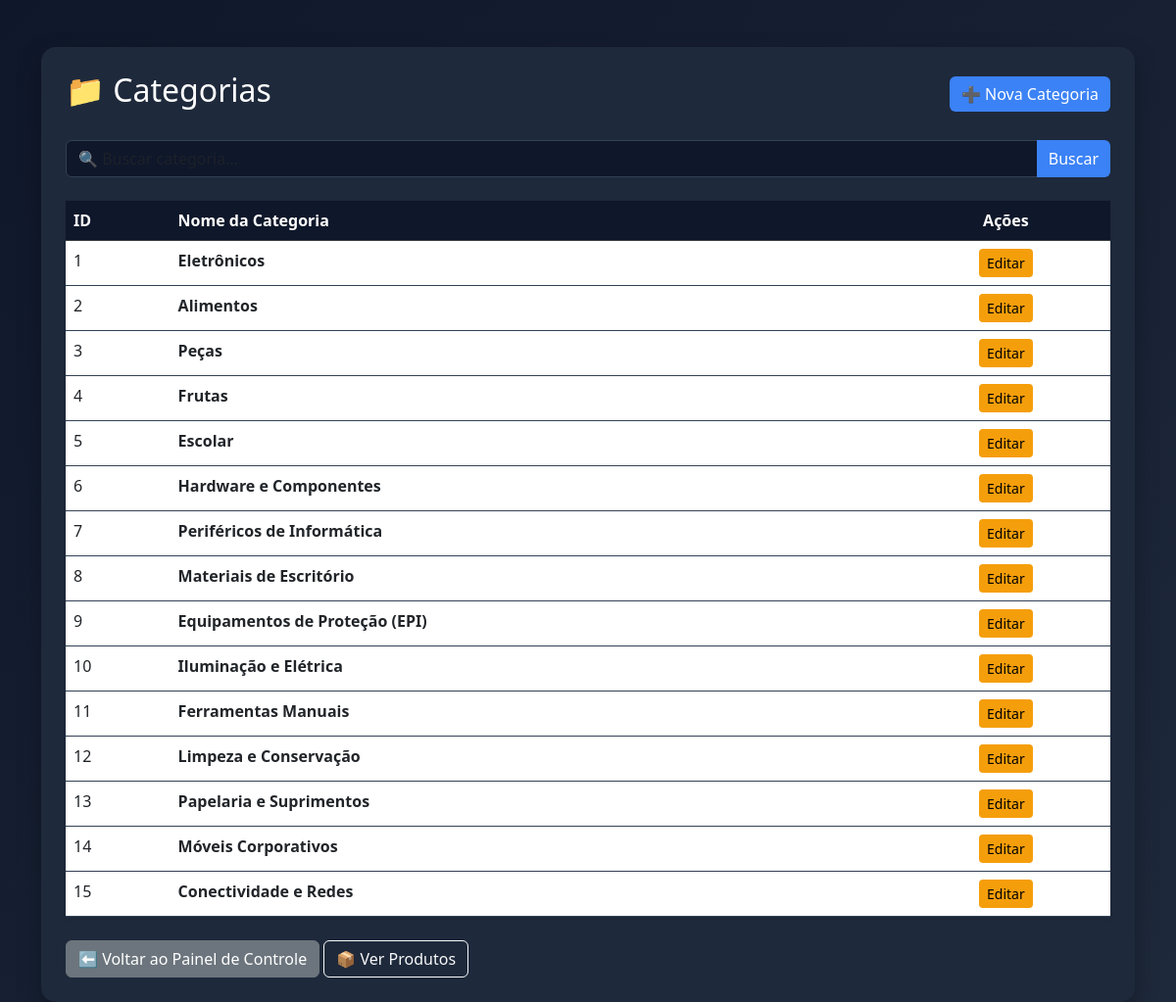
Screenshot of /public/categoria.php (signed in) with the database file from the repository.
### tables this page shows
CREATE TABLE IF NOT EXISTS `categorias` (
  `id` int NOT NULL AUTO_INCREMENT,
  `nome` varchar(100) NOT NULL,
  `created_at` timestamp NULL DEFAULT CURRENT_TIMESTAMP,
  PRIMARY KEY (`id`)
);

### src/helpers.php (called while the page is built, shortened)
<?php
function listarCategorias($pdo) {
    $stmt = $pdo->query("SELECT id, nome FROM categorias");
    return $stmt->fetchAll(PDO::FETCH_ASSOC);
}
?>

### public/categoria.php (the view, shortened to what this page needs)
<?php
require_once '../src/helpers.php';
$db = new Database();
$pdo = $db->conectar();
$busca = $_GET['busca'] ?? '';
if (!empty($busca)) {
    $stmt = $pdo->prepare("SELECT * FROM categorias WHERE nome LIKE ? ORDER BY nome ASC");
    $stmt->execute(["%$busca%"]);
    $lista = $stmt->fetchAll(PDO::FETCH_ASSOC);
} else {
    $lista = listarCategorias($pdo);
}
?>
<!DOCTYPE html>
<html lang="pt-br">
<head>
    <link href="https://cdn.jsdelivr.net/npm/bootstrap@5.3.0/dist/css/bootstrap.min.css" rel="stylesheet">
</head>
<body>
<div class="container mt-5">
    <div class="card-custom">
        <div class="d-flex justify-content-between align-items-center mb-4">
            <h2>📁 Categorias</h2>
            <a href="categorianovo.php" class="btn btn-primary">➕ Nova Categoria</a>
        </div>
        <form method="GET" class="mb-4">
            <div class="input-group">
                <input type="text" name="busca" class="form-control"
                       placeholder="🔍 Buscar categoria..." value="<?= htmlspecialchars($busca) ?>">
                <button class="btn btn-primary">Buscar</button>
            </div>
        </form>
        <table class="table table-hover shadow-sm">
            <thead class="table-dark">
                <tr>
                    <th width="10%">ID</th>
                    <th>Nome da Categoria</th>
                    <th width="20%" class="text-center">Ações</th>
                </tr>
            </thead>
            <tbody>
                <?php if (empty($lista)): ?>
                    <tr>
                        <td colspan="3" class="text-center text-muted">Nenhuma categoria encontrada.</td>
                    </tr>
                <?php else: ?>
                    <?php foreach ($lista as $cat): ?>
                    <tr>
                        <td><?= $cat['id'] ?></td>
                        <td><strong><?= htmlspecialchars($cat['nome']) ?></strong></td>
                        <td class="text-center">
                            <a href="categoriaeditar.php?id=<?= $cat['id'] ?>" class="btn btn-sm btn-warning">Editar</a>
                        </td>
                    </tr>
                    <?php endforeach; ?>
                <?php endif; ?>
            </tbody>
        </table>
        <div class="mt-4">
            <a href="dashboard.php" class="btn btn-secondary">⬅ Voltar ao Painel de Controle</a>
            <a href="produto.php" class="btn btn-outline-light">📦 Ver Produtos</a>
        </div>
    </div>
</div>
</body>
</html>

### public/categoria.php (style rules this page uses)
body { background: linear-gradient(135deg, #0f172a, #1e293b); color: #fff; min-height: 100vh; }
.card-custom { background: #1e293b; border-radius: 15px; padding: 25px; box-shadow: 0 10px 25px rgba(0,0,0,0.3); }
.table { color: #fff; border-color: #334155; }
.table-dark { --bs-table-bg: #0f172a; }
.form-control { background: #0f172a; border: 1px solid #334155; color: #fff; }
.btn-primary { background: #3b82f6; border: none; }
.btn-warning { background: #f59e0b; border: none; color: #000; }

### rows the page displays
categorias: id "1", nome "Eletrônicos"
categorias: id "2", nome "Alimentos"
categorias: id "3", nome "Peças"
categorias: id "4", nome "Frutas"
categorias: id "5", nome "Escolar"
categorias: id "6", nome "Hardware e Componentes"
categorias: id "7", nome "Periféricos de Informática"
categorias: id "8", nome "Materiais de Escritório"
categorias: id "9", nome "Equipamentos de Proteção (EPI)"
categorias: id "10", nome "Iluminação e Elétrica"
categorias: id "11", nome "Ferramentas Manuais"
categorias: id "12", nome "Limpeza e Conservação"
categorias: id "13", nome "Papelaria e Suprimentos"
categorias: id "14", nome "Móveis Corporativos"
categorias: id "15", nome "Conectividade e Redes"
